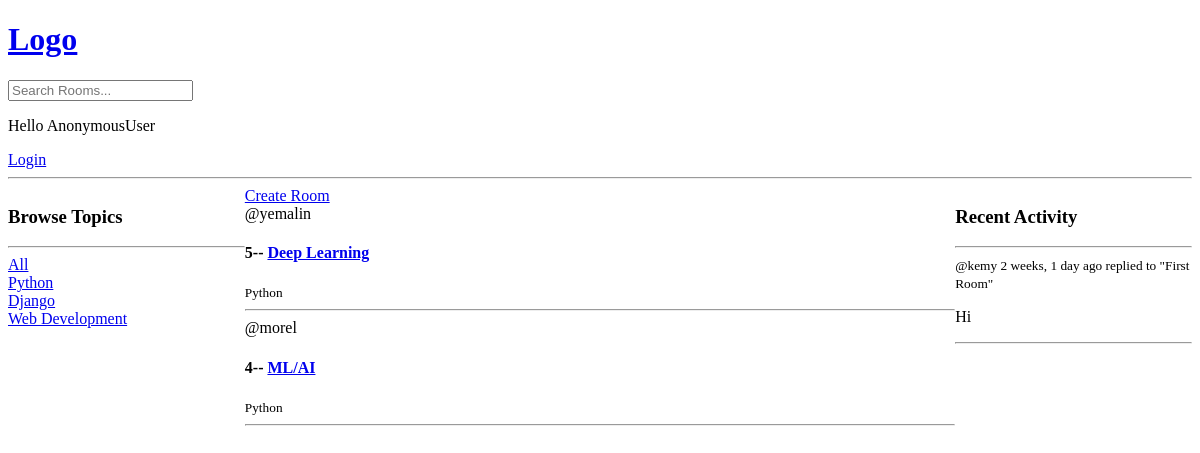
The app's page /?q=Python, older data.
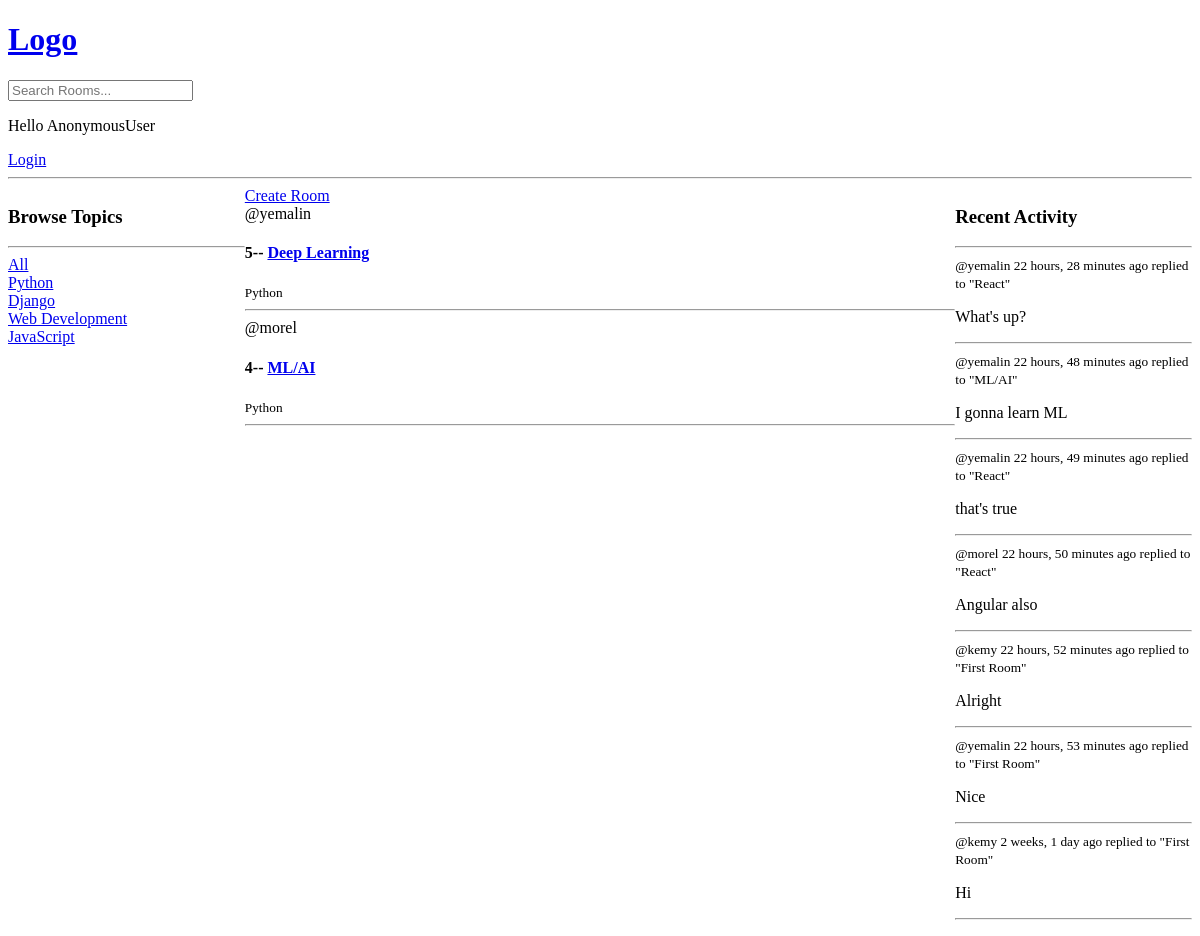
The same page, newer data.
### base/models.py (models this page shows, shortened)
class Topic(models.Model):
    name = models.CharField(max_length=200)

class Room(models.Model):
    host = models.ForeignKey(User, on_delete=models.SET_NULL, null=True)
    topic = models.ForeignKey(Topic, on_delete=models.SET_NULL, null=True)
    name = models.CharField(max_length=200)
    description = models.TextField(null=True, blank=True)
    participants = models.ManyToManyField(User, related_name='participants', blank=True)
    updated = models.DateTimeField(auto_now=True)
    created = models.DateTimeField(auto_now_add=True)
    class Meta:
        ordering = ['-updated', '-created']
    def __str__(self):
        return self.name

class Message(models.Model):
    user = models.ForeignKey(User, on_delete=models.CASCADE)
    room = models.ForeignKey(Room, on_delete=models.CASCADE)
    body = models.TextField()
    updated = models.DateTimeField(auto_now=True)
    created = models.DateTimeField(auto_now_add=True)
    class Meta:
        ordering = ['-updated', '-created']

### base/views.py (the view)
# urls.py: path('', views.home, name='home'),
def home(request):
    q = request.GET.get('q') if request.GET.get('q') != None else ''
    rooms = Room.objects.filter(
        Q(topic__name__icontains=q) |
        Q(name__icontains=q) |
        Q(description__icontains=q)
    )
    topics = Topic.objects.all()
    room_count = rooms.count()
    room_messages = Message.objects.all()
    context = {
        'rooms': rooms,
        'topics': topics,
        'room_count': room_count,
        'room_messages': room_messages
    }
    return render(request, 'base/home.html', context)

### base/templates/base/home.html (shortened to what this page needs)
{% extends 'main.html' %}
{% block content %}
    <div class="home-container" >
        <div>
            <h3>Browse Topics</h3>
            <hr>
            <div>
                <a href="{% url 'home' %}">All</a>
            </div>
            {% for topic in topics %}
            <div>
                <a href="{% url 'home' %}?q={{ topic.name }}">{{ topic.name }}</a>
            </div>
            {% endfor %}
        </div>
        <div>
            <a href="{% url 'create-room' %}">Create Room</a>
            {% for room in rooms %}
            <div>
                <span>@{{room.host.username}}</span>
                <h4>{{room.id}}-- <a href="{% url 'room' room.id %}">{{room.name}}</a> </h4>
                <small>{{room.topic.name}}</small>
                <hr>
            </div>
            {% endfor %}
        </div>
        <div>
            <h3>Recent Activity</h3>
            <hr>
            {% for message in room_messages %}
                <div>
                    <small>@{{message.user}} {{message.created | timesince}} ago </small>
                    <small>replied to "{{message.room}}"</small>
                    <p>{{message.body}}</p>
                    <hr>
                </div>
            {% endfor %}
        </div>
    </div>
{% endblock %}

Row changes from the older to the newer data that the page shows:
added Topic: name "JavaScript"
added Message: user "yemalin", created "22 hours, 28 minutes", room "React", body "What's up?"
added Message: user "yemalin", created "22 hours, 48 minutes", room "ML/AI", body "I gonna learn ML"
added Message: user "yemalin", created "22 hours, 49 minutes", room "React", body "that's true"
added Message: user "morel", created "22 hours, 50 minutes", room "React", body "Angular also"
added Message: user "kemy", created "22 hours, 52 minutes", room "First Room", body "Alright"
added Message: user "yemalin", created "22 hours, 53 minutes", room "First Room", body "Nice"
